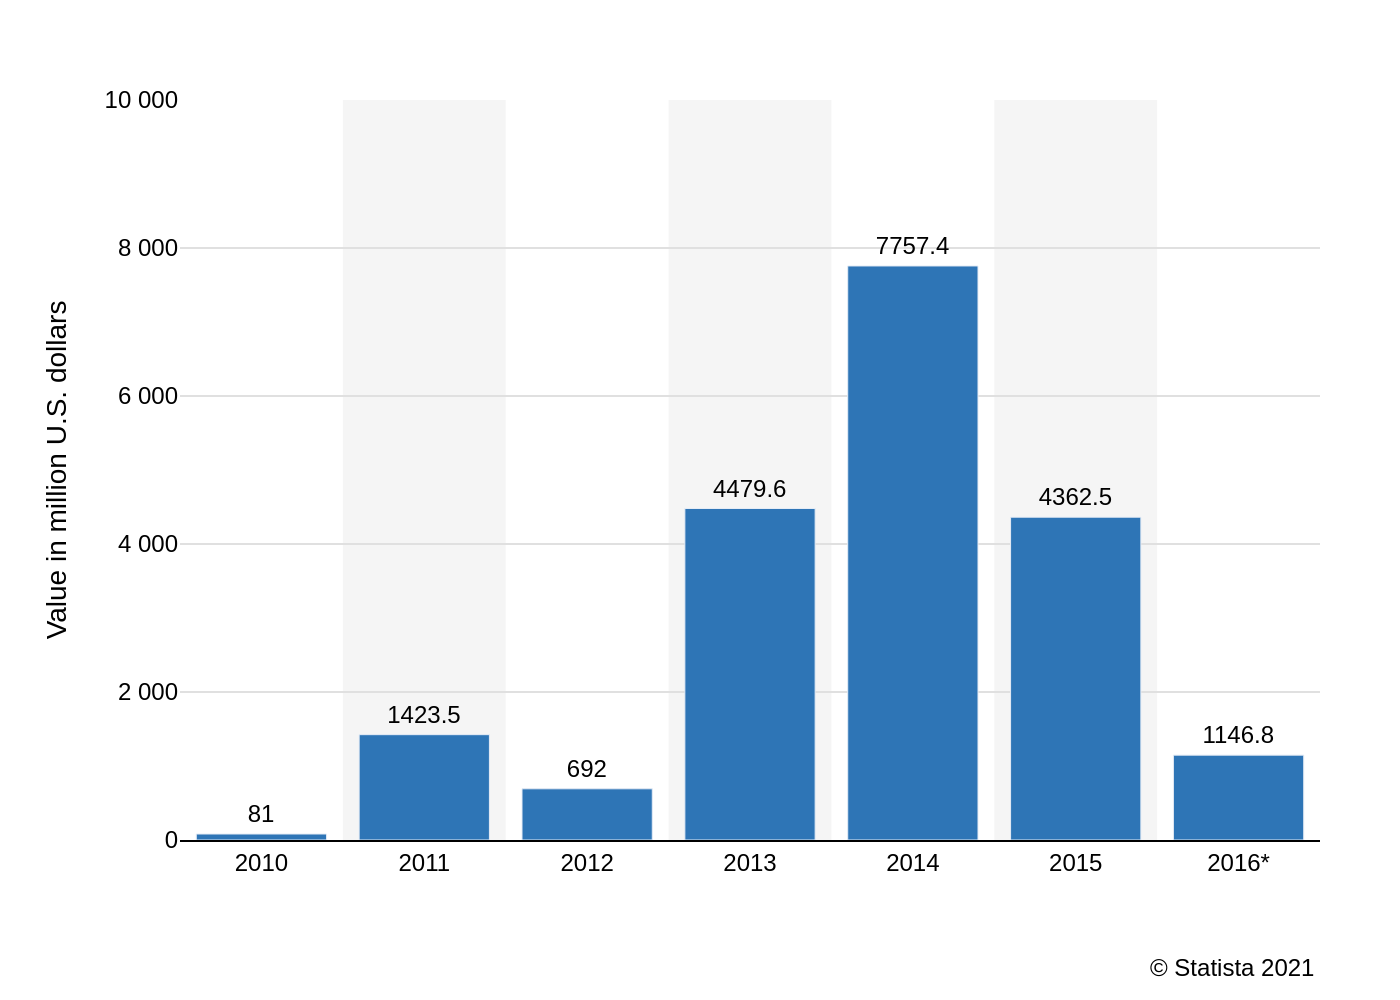

The script that drew this image:
import sys
import json
import pathlib
import plotly.graph_objects as go

# Check for command-line argument
if len(sys.argv) != 2:
    print("Usage: python create_chart.py <json_file_path>")
    sys.exit(1)

json_path = sys.argv[1]

# Load data from JSON file
try:
    with open(json_path, 'r', encoding='utf-8') as f:
        chart_info = json.load(f)
except FileNotFoundError:
    print(f"Error: JSON file not found at {json_path}")
    sys.exit(1)
except json.JSONDecodeError:
    print(f"Error: Could not decode JSON from {json_path}")
    sys.exit(1)

# Extract data for plotting
data = chart_info.get('chart_data', [])
texts = chart_info.get('texts', {})
colors = chart_info.get('colors', [])

categories = [item['category'] for item in data]
values = [item['value'] for item in data]

# Format text labels for display on bars
text_labels = [f"{v:.1f}" if v % 1 != 0 else f"{int(v)}" for v in values]

# Create the figure
fig = go.Figure()

# Add the bar trace
fig.add_trace(go.Bar(
    x=categories,
    y=values,
    text=text_labels,
    textposition='outside',
    marker_color=colors[0] if colors else None,
    cliponaxis=False,
    textfont=dict(
        family="Arial",
        size=12,
        color='black'
    )
))

# Define shapes for alternating background color
background_shapes = []
for i in range(len(categories)):
    if i % 2 != 0:
        shape = go.layout.Shape(
            type="rect",
            xref="x",
            yref="paper",
            x0=i - 0.5,
            y0=0,
            x1=i + 0.5,
            y1=1,
            fillcolor="#f5f5f5",
            layer="below",
            line_width=0
        )
        background_shapes.append(shape)

# Update layout
fig.update_layout(
    font=dict(
        family="Arial",
        size=12,
        color="black"
    ),
    plot_bgcolor='white',
    xaxis=dict(
        showline=True,
        linewidth=1,
        linecolor='black',
        showgrid=False,
        tickfont=dict(size=12)
    ),
    yaxis=dict(
        title=texts.get('y_axis_title'),
        range=[0, 10000],
        tickvals=[0, 2000, 4000, 6000, 8000, 10000],
        ticktext=['0', '2 000', '4 000', '6 000', '8 000', '10 000'],
        showgrid=True,
        gridwidth=1,
        gridcolor='#e0e0e0',
        zeroline=False,
        ticksuffix=" " # Add padding to tick labels
    ),
    margin=dict(l=90, r=40, t=50, b=80),
    showlegend=False,
    shapes=background_shapes,
    annotations=[
        dict(
            text=texts.get('source'),
            showarrow=False,
            xref='paper',
            yref='paper',
            x=1,
            y=-0.15,
            xanchor='right',
            yanchor='top',
            font=dict(size=12)
        )
    ]
)

# Define output filename and save the image
base_filename = pathlib.Path(json_path).stem
output_filename = f"{base_filename}.png"
fig.write_image(output_filename, scale=2)

print(f"Chart saved to {output_filename}")
